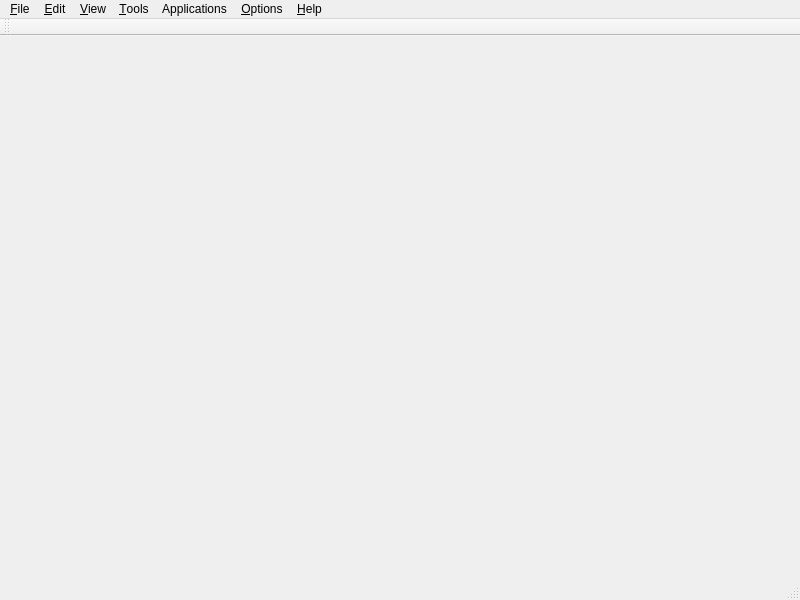
<?xml version="1.0" encoding="UTF-8"?>
<ui version="4.0">
 <class>MainWindow</class>
 <widget class="QMainWindow" name="MainWindow">
  <property name="geometry">
   <rect>
    <x>0</x>
    <y>0</y>
    <width>800</width>
    <height>600</height>
   </rect>
  </property>
  <property name="font">
   <font>
    <family>Arial</family>
   </font>
  </property>
  <property name="windowTitle">
   <string>neuTube 0.76</string>
  </property>
  <widget class="QWidget" name="centralwidget"/>
  <widget class="QMenuBar" name="menubar">
   <property name="geometry">
    <rect>
     <x>0</x>
     <y>0</y>
     <width>800</width>
     <height>22</height>
    </rect>
   </property>
   <widget class="QMenu" name="menuFile">
    <property name="title">
     <string>&amp;File</string>
    </property>
    <widget class="QMenu" name="menuTrace_Project">
     <property name="title">
      <string>Trace Project</string>
     </property>
     <addaction name="actionLoad"/>
     <addaction name="actionLoad_from_a_file"/>
     <addaction name="actionSave"/>
     <addaction name="actionSave_As"/>
     <addaction name="actionAdd_Reference"/>
    </widget>
    <widget class="QMenu" name="menuLoad_into">
     <property name="title">
      <string>Expand current</string>
     </property>
     <addaction name="actionAddSWC"/>
     <addaction name="actionAddMask"/>
     <addaction name="actionAddNeuron_Network"/>
     <addaction name="actionTracing_result"/>
     <addaction name="actionV3D_Apo"/>
     <addaction name="actionV3D_Marker"/>
    </widget>
    <widget class="QMenu" name="menuImport">
     <property name="title">
      <string>Import</string>
     </property>
     <addaction name="actionImage_Sequence"/>
     <addaction name="actionSparse_objects"/>
    </widget>
    <widget class="QMenu" name="menuExport">
     <property name="title">
      <string>Export</string>
     </property>
     <addaction name="actionMask"/>
    </widget>
    <addaction name="actionOpen"/>
    <addaction name="menuLoad_into"/>
    <addaction name="menuTrace_Project"/>
    <addaction name="actionSave_Stack"/>
    <addaction name="actionSave_SWC"/>
    <addaction name="menuImport"/>
    <addaction name="menuExport"/>
   </widget>
   <widget class="QMenu" name="menuEdit">
    <property name="title">
     <string>&amp;Edit</string>
    </property>
   </widget>
   <widget class="QMenu" name="menuView">
    <property name="title">
     <string>&amp;View</string>
    </property>
    <widget class="QMenu" name="menuAdjust">
     <property name="statusTip">
      <string>Show Brightness/Contrast adjustment dialog</string>
     </property>
     <property name="title">
      <string>Adjust</string>
     </property>
     <addaction name="actionBrightnessContrast"/>
    </widget>
    <addaction name="actionNormal"/>
    <addaction name="actionProject"/>
    <addaction name="action3DView"/>
    <addaction name="actionOpen_3D_View_Without_Volume"/>
    <addaction name="menuAdjust"/>
    <addaction name="separator"/>
    <addaction name="actionAutosaved_Files"/>
   </widget>
   <widget class="QMenu" name="menuTools">
    <property name="title">
     <string>&amp;Tools</string>
    </property>
    <widget class="QMenu" name="menuProcess">
     <property name="title">
      <string>Process</string>
     </property>
     <widget class="QMenu" name="menuSegmentation">
      <property name="title">
       <string>Segmentation</string>
      </property>
      <addaction name="actionWatershed"/>
      <addaction name="actionConnected_Threshold"/>
     </widget>
     <widget class="QMenu" name="menuEdge_Detection">
      <property name="title">
       <string>Edge Detection</string>
      </property>
      <addaction name="actionCanny_Edge"/>
      <addaction name="actionEnhance_Line"/>
     </widget>
     <widget class="QMenu" name="menuBinary_Morphology">
      <property name="title">
       <string>Binary Morphology</string>
      </property>
      <addaction name="actionDilate"/>
      <addaction name="actionErode"/>
      <addaction name="actionSolidify"/>
      <addaction name="actionDistance_Map"/>
      <addaction name="actionShortest_Path_Flow"/>
      <addaction name="actionExpand_Region"/>
      <addaction name="actionMorphological_Thinning"/>
     </widget>
     <widget class="QMenu" name="menuFilter">
      <property name="title">
       <string>Filter</string>
      </property>
      <addaction name="actionMedian_Filter"/>
      <addaction name="actionAnisotropic_Diffusion"/>
      <addaction name="actionMexican_Hat"/>
     </widget>
     <addaction name="actionBinarize"/>
     <addaction name="actionUpdate"/>
     <addaction name="actionExtract_Channel"/>
     <addaction name="actionInvert"/>
     <addaction name="actionMake_Projection"/>
     <addaction name="menuFilter"/>
     <addaction name="menuBinary_Morphology"/>
     <addaction name="menuSegmentation"/>
     <addaction name="menuEdge_Detection"/>
    </widget>
    <widget class="QMenu" name="menuTrace">
     <property name="title">
      <string>Trace</string>
     </property>
     <addaction name="actionDisable"/>
     <addaction name="actionFit_Segment"/>
     <addaction name="actionTrace_Tube"/>
     <addaction name="actionAutomatic"/>
     <addaction name="actionAutomatic_Axon"/>
     <addaction name="actionFrom_SWC"/>
     <addaction name="actionTree_Preview"/>
     <addaction name="separator"/>
     <addaction name="actionBinary_SWC"/>
     <addaction name="actionMask_SWC"/>
    </widget>
    <widget class="QMenu" name="menuTube">
     <property name="title">
      <string>Tube</string>
     </property>
     <addaction name="actionRefine_Ends"/>
     <addaction name="actionMerge"/>
     <addaction name="actionAutoMerge"/>
     <addaction name="actionRemove_Small"/>
    </widget>
    <widget class="QMenu" name="menuPuncta">
     <property name="title">
      <string>Puncta</string>
     </property>
     <addaction name="actionDisable_Mark_Puncta"/>
     <addaction name="actionMark_Puncta"/>
    </widget>
    <widget class="QMenu" name="menuSwc">
     <property name="title">
      <string>Swc</string>
     </property>
     <addaction name="actionEdit_Swc"/>
     <addaction name="actionRescale_Swc"/>
    </widget>
    <widget class="QMenu" name="menuQuery">
     <property name="title">
      <string>Query</string>
     </property>
     <addaction name="actionPixel"/>
     <addaction name="actionPosition"/>
    </widget>
    <addaction name="menuProcess"/>
    <addaction name="menuTrace"/>
    <addaction name="menuTube"/>
    <addaction name="menuPuncta"/>
    <addaction name="menuSwc"/>
    <addaction name="menuQuery"/>
   </widget>
   <widget class="QMenu" name="menuOptions">
    <property name="title">
     <string>&amp;Options</string>
    </property>
    <addaction name="actionUpdate_Configuration"/>
   </widget>
   <widget class="QMenu" name="menuHelp">
    <property name="title">
     <string>&amp;Help</string>
    </property>
    <addaction name="actionAbout_iTube"/>
    <addaction name="actionShortcut"/>
    <addaction name="separator"/>
    <addaction name="actionDiagnosis"/>
   </widget>
   <widget class="QMenu" name="menuApplications">
    <property name="title">
     <string>Applications</string>
    </property>
    <widget class="QMenu" name="menuFLy_EM">
     <property name="title">
      <string>FLy EM</string>
     </property>
     <widget class="QMenu" name="menuFlyEmOpen">
      <property name="title">
       <string>Import</string>
      </property>
      <addaction name="actionAddFlyEmNeuron_Network"/>
      <addaction name="actionSynapse_Annotation"/>
      <addaction name="actionImportMask"/>
      <addaction name="actionImportSegmentation"/>
      <addaction name="actionAxon_Export"/>
      <addaction name="actionImportFlyEmDatabase"/>
     </widget>
     <widget class="QMenu" name="menuQuality_Control">
      <property name="title">
       <string>Quality Control</string>
      </property>
      <widget class="QMenu" name="menuError_Classification">
       <property name="title">
        <string>Error Classification</string>
       </property>
       <addaction name="actionErrorClassifcationTrain"/>
       <addaction name="actionErrorClassifcationEvaluate"/>
       <addaction name="actionErrorClassifcationPredict"/>
       <addaction name="actionErrorClassifcationComputeFeatures"/>
      </widget>
      <addaction name="menuError_Classification"/>
      <addaction name="actionFlyEmSelect"/>
      <addaction name="actionFlyEmSelect_connection"/>
      <addaction name="actionFlyEmGrow"/>
      <addaction name="actionCompare"/>
      <addaction name="actionClear_Decoration"/>
      <addaction name="actionExtract_body"/>
      <addaction name="actionLoop_Analysis"/>
     </widget>
     <widget class="QMenu" name="menuTEM_Paper">
      <property name="title">
       <string>TEM Paper</string>
      </property>
      <addaction name="actionTem_Paper_Volume_Rendering"/>
      <addaction name="actionTem_Paper_Neuron_Type_Figure"/>
      <addaction name="actionMake_Movie"/>
     </widget>
     <widget class="QMenu" name="menuStatistics">
      <property name="title">
       <string>Statistics</string>
      </property>
      <addaction name="actionSynapse"/>
      <addaction name="actionSimilarity_Matrix"/>
     </widget>
     <addaction name="actionExtract_Neuron"/>
     <addaction name="actionSkeletonization"/>
     <addaction name="menuFlyEmOpen"/>
     <addaction name="menuQuality_Control"/>
     <addaction name="actionFlyEmClone"/>
     <addaction name="menuTEM_Paper"/>
     <addaction name="menuStatistics"/>
    </widget>
    <addaction name="menuFLy_EM"/>
   </widget>
   <addaction name="menuFile"/>
   <addaction name="menuEdit"/>
   <addaction name="menuView"/>
   <addaction name="menuTools"/>
   <addaction name="menuApplications"/>
   <addaction name="menuOptions"/>
   <addaction name="menuHelp"/>
  </widget>
  <widget class="QStatusBar" name="statusbar"/>
  <widget class="QToolBar" name="toolBar">
   <property name="windowTitle">
    <string>toolBar</string>
   </property>
   <property name="iconSize">
    <size>
     <width>24</width>
     <height>24</height>
    </size>
   </property>
   <attribute name="toolBarArea">
    <enum>TopToolBarArea</enum>
   </attribute>
   <attribute name="toolBarBreak">
    <bool>false</bool>
   </attribute>
  </widget>
  <action name="actionOpen">
   <property name="icon">
    <iconset resource="gui.qrc">
     <normaloff>:/images/open.png</normaloff>:/images/open.png</iconset>
   </property>
   <property name="text">
    <string>Open</string>
   </property>
   <property name="statusTip">
    <string>Open a stack (.tif or .lsm)</string>
   </property>
   <property name="shortcut">
    <string>Ctrl+O</string>
   </property>
  </action>
  <action name="actionBinarize">
   <property name="text">
    <string>Binarize</string>
   </property>
   <property name="statusTip">
    <string>Binarize current stack</string>
   </property>
  </action>
  <action name="actionSolidify">
   <property name="text">
    <string>Solidify</string>
   </property>
   <property name="statusTip">
    <string>Solidify current stack</string>
   </property>
  </action>
  <action name="actionEnhance_Line">
   <property name="text">
    <string>Enhance Line</string>
   </property>
   <property name="statusTip">
    <string>Enhance line structure in current stack</string>
   </property>
  </action>
  <action name="actionDisable">
   <property name="checkable">
    <bool>true</bool>
   </property>
   <property name="icon">
    <iconset resource="gui.qrc">
     <normaloff>:/images/notrace.png</normaloff>:/images/notrace.png</iconset>
   </property>
   <property name="text">
    <string>Disable</string>
   </property>
   <property name="statusTip">
    <string>Disable interactive tracing activity</string>
   </property>
  </action>
  <action name="actionFit_Segment">
   <property name="checkable">
    <bool>true</bool>
   </property>
   <property name="icon">
    <iconset resource="gui.qrc">
     <normaloff>:/images/fitseg.png</normaloff>:/images/fitseg.png</iconset>
   </property>
   <property name="text">
    <string>Fit Segment</string>
   </property>
   <property name="statusTip">
    <string>Only fit a short segment</string>
   </property>
  </action>
  <action name="actionAutomatic">
   <property name="icon">
    <iconset resource="gui.qrc">
     <normaloff>:/images/autotrace.png</normaloff>:/images/autotrace.png</iconset>
   </property>
   <property name="text">
    <string>Automatic</string>
   </property>
   <property name="toolTip">
    <string>Automated tracing</string>
   </property>
   <property name="statusTip">
    <string>Fully automated tracing</string>
   </property>
  </action>
  <action name="actionTrace_Tube">
   <property name="checkable">
    <bool>true</bool>
   </property>
   <property name="checked">
    <bool>true</bool>
   </property>
   <property name="icon">
    <iconset resource="gui.qrc">
     <normaloff>:/images/tracetube.png</normaloff>:/images/tracetube.png</iconset>
   </property>
   <property name="text">
    <string>Trace Tube</string>
   </property>
   <property name="statusTip">
    <string>Trace a tube</string>
   </property>
  </action>
  <action name="actionUpdate">
   <property name="text">
    <string>Update</string>
   </property>
   <property name="shortcut">
    <string>Ctrl+U</string>
   </property>
  </action>
  <action name="actionRefine_Ends">
   <property name="text">
    <string>Refine Ends</string>
   </property>
  </action>
  <action name="actionNormal">
   <property name="checkable">
    <bool>true</bool>
   </property>
   <property name="checked">
    <bool>true</bool>
   </property>
   <property name="text">
    <string>Normal</string>
   </property>
  </action>
  <action name="actionProject">
   <property name="checkable">
    <bool>true</bool>
   </property>
   <property name="text">
    <string>Z Project</string>
   </property>
   <property name="visible">
    <bool>true</bool>
   </property>
  </action>
  <action name="action3DView">
   <property name="checkable">
    <bool>false</bool>
   </property>
   <property name="text">
    <string>3D View</string>
   </property>
   <property name="visible">
    <bool>true</bool>
   </property>
  </action>
  <action name="actionBrightnessContrast">
   <property name="icon">
    <iconset resource="gui.qrc">
     <normaloff>:/images/bc.png</normaloff>:/images/bc.png</iconset>
   </property>
   <property name="text">
    <string>Brightness/Contrast</string>
   </property>
  </action>
  <action name="actionAbout_iTube">
   <property name="text">
    <string>About neuTube</string>
   </property>
   <property name="menuRole">
    <enum>QAction::AboutRole</enum>
   </property>
  </action>
  <action name="actionManual">
   <property name="text">
    <string>Manual</string>
   </property>
  </action>
  <action name="actionMerge">
   <property name="text">
    <string>Merge</string>
   </property>
   <property name="visible">
    <bool>false</bool>
   </property>
  </action>
  <action name="actionLoad">
   <property name="text">
    <string>Load</string>
   </property>
  </action>
  <action name="actionLoad_from_a_file">
   <property name="text">
    <string>Load From A File</string>
   </property>
  </action>
  <action name="actionSave">
   <property name="text">
    <string>Save</string>
   </property>
   <property name="toolTip">
    <string>Save project</string>
   </property>
   <property name="shortcut">
    <string/>
   </property>
  </action>
  <action name="actionSave_As">
   <property name="text">
    <string>Save As</string>
   </property>
  </action>
  <action name="actionAdd_Reference">
   <property name="text">
    <string>Add Reference</string>
   </property>
  </action>
  <action name="actionFrom_SWC">
   <property name="text">
    <string>From SWC</string>
   </property>
  </action>
  <action name="actionTree_Preview">
   <property name="checkable">
    <bool>true</bool>
   </property>
   <property name="icon">
    <iconset resource="gui.qrc">
     <normaloff>:/images/swcpreview.png</normaloff>:/images/swcpreview.png</iconset>
   </property>
   <property name="text">
    <string>Tree Preview</string>
   </property>
  </action>
  <action name="actionAutoMerge">
   <property name="text">
    <string>Merge</string>
   </property>
   <property name="toolTip">
    <string>Merge tubes automatically</string>
   </property>
   <property name="statusTip">
    <string>Merge tubes automatically</string>
   </property>
  </action>
  <action name="actionExtract_Channel">
   <property name="text">
    <string>Extract Channel</string>
   </property>
  </action>
  <action name="actionSave_Stack">
   <property name="text">
    <string>Save Stack</string>
   </property>
  </action>
  <action name="actionMark_Puncta">
   <property name="checkable">
    <bool>true</bool>
   </property>
   <property name="checked">
    <bool>false</bool>
   </property>
   <property name="text">
    <string>Mark Puncta</string>
   </property>
   <property name="toolTip">
    <string>Mark Puncta</string>
   </property>
  </action>
  <action name="actionDisable_Mark_Puncta">
   <property name="checkable">
    <bool>true</bool>
   </property>
   <property name="checked">
    <bool>true</bool>
   </property>
   <property name="text">
    <string>Disable Mark Puncta</string>
   </property>
   <property name="toolTip">
    <string>Disable Mark Puncta</string>
   </property>
  </action>
  <action name="actionAuto_Detect_Puncta">
   <property name="text">
    <string>Auto Detect</string>
   </property>
   <property name="toolTip">
    <string>Auto Detect Puncta</string>
   </property>
  </action>
  <action name="actionWatershed">
   <property name="text">
    <string>Watershed</string>
   </property>
  </action>
  <action name="actionConnected_Threshold">
   <property name="text">
    <string>Connected Threshold</string>
   </property>
  </action>
  <action name="actionCanny_Edge">
   <property name="text">
    <string>Canny Edge</string>
   </property>
  </action>
  <action name="actionDilate">
   <property name="text">
    <string>Dilate</string>
   </property>
  </action>
  <action name="actionErode">
   <property name="text">
    <string>Erode</string>
   </property>
  </action>
  <action name="actionMedian_Filter">
   <property name="text">
    <string>Median Filter</string>
   </property>
  </action>
  <action name="actionAnisotropic_Diffusion">
   <property name="text">
    <string>Anisotropic Diffusion</string>
   </property>
  </action>
  <action name="actionRemove_Small">
   <property name="text">
    <string>Remove Small...</string>
   </property>
   <property name="toolTip">
    <string>Remove Small Tube</string>
   </property>
  </action>
  <action name="actionEdit_Swc">
   <property name="text">
    <string>Edit Swc...</string>
   </property>
   <property name="toolTip">
    <string>Edit Swc Dialog</string>
   </property>
  </action>
  <action name="actionRescale_Swc">
   <property name="text">
    <string>Rescale Swc...</string>
   </property>
  </action>
  <action name="actionAutomatic_Axon">
   <property name="text">
    <string>Automatic Axon</string>
   </property>
  </action>
  <action name="actionDistance_Map">
   <property name="text">
    <string>Distance Map</string>
   </property>
  </action>
  <action name="action2D_Distance_Map">
   <property name="text">
    <string>2D Distance Map</string>
   </property>
  </action>
  <action name="actionShortest_Path_Flow">
   <property name="text">
    <string>Shortest Path Flow</string>
   </property>
  </action>
  <action name="actionExpand_Region">
   <property name="text">
    <string>Expand Region</string>
   </property>
  </action>
  <action name="actionExtract_Neuron">
   <property name="text">
    <string>Extract Neuron</string>
   </property>
  </action>
  <action name="actionSkeletonization">
   <property name="text">
    <string>Skeletonize</string>
   </property>
  </action>
  <action name="actionPixel">
   <property name="text">
    <string>Pixel</string>
   </property>
  </action>
  <action name="actionImport_Network">
   <property name="text">
    <string>Import Network</string>
   </property>
  </action>
  <action name="actionImage_Stack">
   <property name="text">
    <string>Image/Stack</string>
   </property>
  </action>
  <action name="actionSWC">
   <property name="text">
    <string>SWC</string>
   </property>
  </action>
  <action name="actionNeuron_Network">
   <property name="text">
    <string>Neuron Network</string>
   </property>
  </action>
  <action name="actionAddFlyEmNeuron_Network">
   <property name="text">
    <string>Neuron Network</string>
   </property>
  </action>
  <action name="actionSynapse_Annotation">
   <property name="text">
    <string>Synapse Annotation</string>
   </property>
  </action>
  <action name="actionAddSWC">
   <property name="text">
    <string>SWC</string>
   </property>
  </action>
  <action name="actionAddNeuron_Network">
   <property name="text">
    <string>Neuron Network</string>
   </property>
  </action>
  <action name="actionV3D_Apo">
   <property name="text">
    <string>V3D Apo</string>
   </property>
  </action>
  <action name="actionV3D_Marker">
   <property name="text">
    <string>V3D Marker</string>
   </property>
  </action>
  <action name="actionExport">
   <property name="text">
    <string>Export</string>
   </property>
  </action>
  <action name="actionImage_Sequence">
   <property name="text">
    <string>Image Sequence</string>
   </property>
  </action>
  <action name="actionTracing_result">
   <property name="text">
    <string>Tracing Result</string>
   </property>
  </action>
  <action name="actionPosition">
   <property name="text">
    <string>Position</string>
   </property>
   <property name="shortcut">
    <string>Ctrl+F</string>
   </property>
  </action>
  <action name="actionImportMask">
   <property name="text">
    <string>Mask</string>
   </property>
  </action>
  <action name="actionImportSegmentation">
   <property name="text">
    <string>Segmentation</string>
   </property>
  </action>
  <action name="actionFlyEmSelect">
   <property name="text">
    <string>Select</string>
   </property>
  </action>
  <action name="actionFlyEmGrow">
   <property name="text">
    <string>Grow</string>
   </property>
  </action>
  <action name="actionCompare">
   <property name="text">
    <string>Compare</string>
   </property>
  </action>
  <action name="actionFlyEmClone">
   <property name="text">
    <string>Clone</string>
   </property>
  </action>
  <action name="actionClear_Decoration">
   <property name="text">
    <string>Clear Decoration</string>
   </property>
  </action>
  <action name="actionFlyEmSelect_connection">
   <property name="text">
    <string>Select connection</string>
   </property>
  </action>
  <action name="actionAxon_Export">
   <property name="text">
    <string>Axon Export</string>
   </property>
  </action>
  <action name="actionExtract_body">
   <property name="text">
    <string>Extract Body</string>
   </property>
  </action>
  <action name="actionCompute_Features">
   <property name="text">
    <string>Compute Features</string>
   </property>
  </action>
  <action name="actionMexican_Hat">
   <property name="text">
    <string>Mexican Hat</string>
   </property>
  </action>
  <action name="actionInvert">
   <property name="text">
    <string>Invert</string>
   </property>
  </action>
  <action name="actionFlyEmQATrain">
   <property name="text">
    <string>Train</string>
   </property>
  </action>
  <action name="actionUpdate_Configuration">
   <property name="text">
    <string>Update Configuration</string>
   </property>
  </action>
  <action name="actionErrorClassifcationTrain">
   <property name="text">
    <string>Train</string>
   </property>
  </action>
  <action name="actionErrorClassifcationPredict">
   <property name="text">
    <string>Predict</string>
   </property>
  </action>
  <action name="actionErrorClassifcationEvaluate">
   <property name="text">
    <string>Evaluate</string>
   </property>
  </action>
  <action name="actionErrorClassifcationComputeFeatures">
   <property name="text">
    <string>Compute Features</string>
   </property>
  </action>
  <action name="actionTem_Paper_Volume_Rendering">
   <property name="text">
    <string>Volume Rendering</string>
   </property>
  </action>
  <action name="actionTem_Paper_Neuron_Type_Figure">
   <property name="text">
    <string>Neuron Type Figure</string>
   </property>
  </action>
  <action name="actionBinary_SWC">
   <property name="text">
    <string>Binary -&gt; SWC</string>
   </property>
  </action>
  <action name="actionImportFlyEmDatabase">
   <property name="icon">
    <iconset resource="gui.qrc">
     <normaloff>:/images/open_database.png</normaloff>:/images/open_database.png</iconset>
   </property>
   <property name="text">
    <string>Database</string>
   </property>
   <property name="toolTip">
    <string>Import FlyEM data</string>
   </property>
   <property name="statusTip">
    <string>Import FlyEM data</string>
   </property>
  </action>
  <action name="actionMake_Movie">
   <property name="text">
    <string>Make Movie</string>
   </property>
  </action>
  <action name="actionOpen_3D_View_Without_Volume">
   <property name="text">
    <string>3D View w/o Volume</string>
   </property>
   <property name="toolTip">
    <string>3D View without Volume</string>
   </property>
   <property name="statusTip">
    <string>Open 3D view without volume rendering</string>
   </property>
  </action>
  <action name="actionLoop_Analysis">
   <property name="text">
    <string>Loop Analysis</string>
   </property>
  </action>
  <action name="actionMorphological_Thinning">
   <property name="text">
    <string>Morphological Thinning</string>
   </property>
  </action>
  <action name="actionAddMask">
   <property name="text">
    <string>Mask</string>
   </property>
  </action>
  <action name="actionMask">
   <property name="icon">
    <iconset resource="gui.qrc">
     <normaloff>:/images/save_mask.png</normaloff>:/images/save_mask.png</iconset>
   </property>
   <property name="text">
    <string>Mask</string>
   </property>
   <property name="toolTip">
    <string>Export Mask</string>
   </property>
   <property name="statusTip">
    <string>Export the current object mask to a file</string>
   </property>
  </action>
  <action name="actionShortcut">
   <property name="text">
    <string>neuTube Help</string>
   </property>
  </action>
  <action name="actionMake_Projection">
   <property name="text">
    <string>Make Projection</string>
   </property>
   <property name="statusTip">
    <string>Generate Z projection of a stack</string>
   </property>
  </action>
  <action name="actionMask_SWC">
   <property name="text">
    <string>Mask -&gt; SWC</string>
   </property>
   <property name="statusTip">
    <string>Create an SWC structure from the object mask</string>
   </property>
  </action>
  <action name="actionAutosaved_Files">
   <property name="text">
    <string>Autosaved Files</string>
   </property>
  </action>
  <action name="actionSynapse">
   <property name="text">
    <string>Synapse</string>
   </property>
  </action>
  <action name="actionDiagnosis">
   <property name="text">
    <string>Diagnosis</string>
   </property>
  </action>
  <action name="actionSave_SWC">
   <property name="text">
    <string>Save SWC</string>
   </property>
  </action>
  <action name="actionSimilarity_Matrix">
   <property name="text">
    <string>Similarity Matrix</string>
   </property>
  </action>
  <action name="actionSparse_objects">
   <property name="text">
    <string>Sparse objects</string>
   </property>
  </action>
 </widget>
 <resources>
  <include location="gui.qrc"/>
 </resources>
 <connections/>
</ui>
